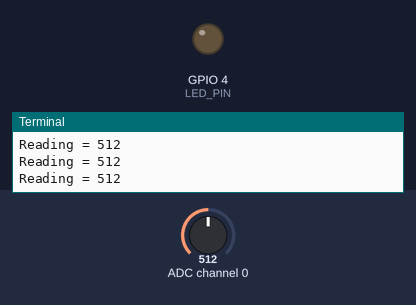
Bench run of a program on a simulated Raspberry Pi (BCM pin numbers). Parts: output pins drawn as LEDs (lit = HIGH), the last lines printed to the terminal. Inputs (shaded band) come from the test bench; at power-on: ADC channel 0 = 512 (analog values on the 0–1023 scale).

Above: at 1.2 s.
1.3 s: ADC channel 0 set to 501
At 1.9 s:
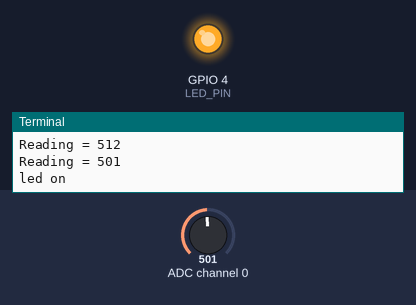
3.0 s: ADC channel 0 set to 522
At 4.2 s:
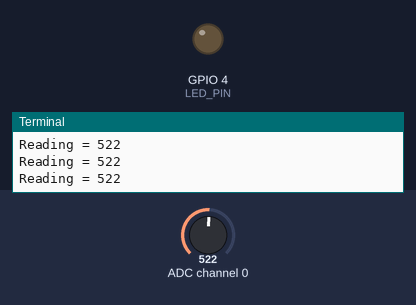
4.5 s: ADC channel 0 set to 511
At 5.5 s:
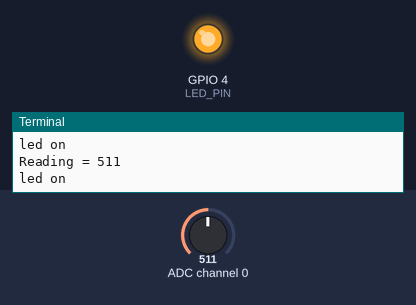
Timing chart, 0 to 7.5 s (numbered marks = the images above; inputs shaded):
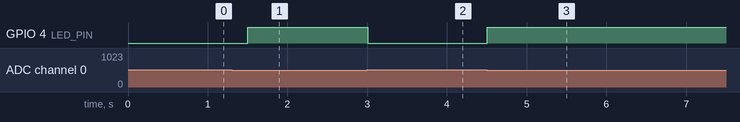

The program:

LDR_task.py
```python
import spidev
import time
import RPi.GPIO as GPIO

LED_PIN = 4
GPIO.setmode(GPIO.BCM)
GPIO.setup(LED_PIN, GPIO.OUT)

spi = spidev.SpiDev()

spi.open(0, 0)

spi.max_speed_hz = 100000

def analog_read(channel):
    ret = spi.xfer2([1, (channel + 8) << 4, 0])
    adc_out = ((ret[1] & 3) << 8) + ret[2]
    return adc_out

try:
    while True:
        reading = analog_read(0)
        print("Reading = %d" % reading)
        if reading < 512:
            GPIO.output(LED_PIN, GPIO.HIGH)
            print("led on")
        else:
            GPIO.output(LED_PIN, GPIO.LOW)
        time.sleep(0.5)
finally:
    spi.close()
    GPIO.cleanup()
```

Measured:
- the behaviour switches between 512 and 511 on ADC channel 0 (found by bisection; images 0 and 1)
- after the input at 1.3 s, GPIO 4 (LED_PIN): LOW → HIGH after 0.20 s
- after the input at 3.0 s, GPIO 4 (LED_PIN): HIGH → LOW at once
- after the input at 4.5 s, GPIO 4 (LED_PIN): LOW → HIGH at once
